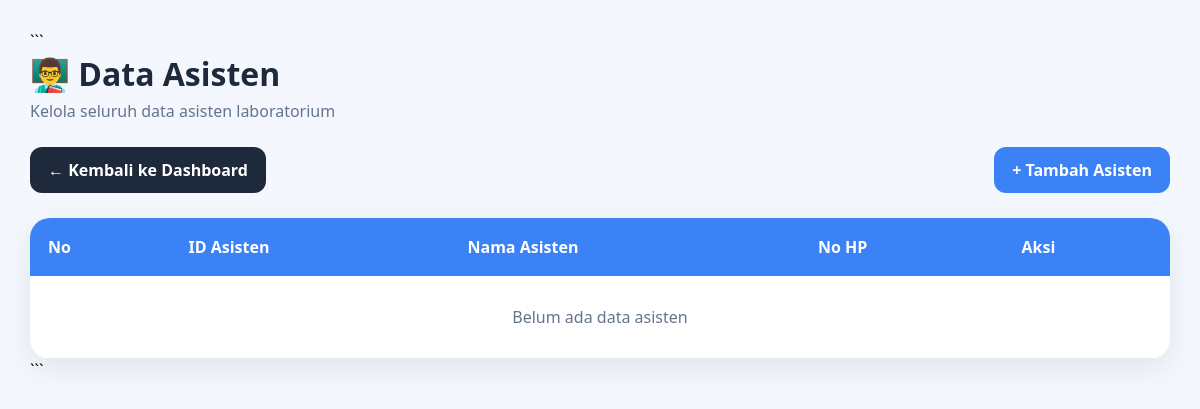
Page /admin/asisten/index.php on the earlier database version.
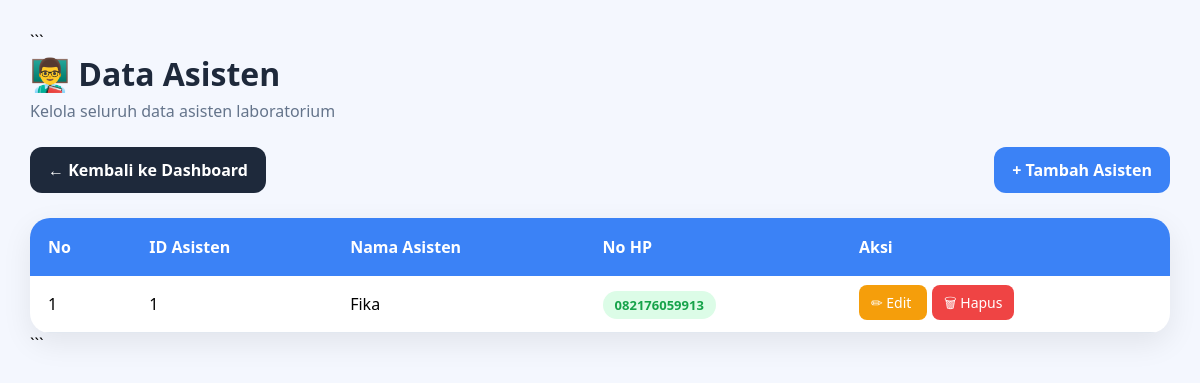
Same page on the later database version.
### tables this page shows
CREATE TABLE `asisten_lab` (
  `id_asisten` int NOT NULL,
  `nama_asisten` varchar(100) DEFAULT NULL,
  `no_hp` varchar(13) DEFAULT NULL,
  `id_user` int DEFAULT NULL
);

### admin/asisten/index.php (the view, shortened to what this page needs)
<?php
include "../../config/koneksi.php";
$data = mysqli_query($conn,"
SELECT *
FROM asisten_lab
ORDER BY id_asisten ASC
");
?>
<!DOCTYPE html>
<html lang="id">
<head>
</head>
<body>
<div class="container">
```
<div class="header">
    <h1>👨‍🏫 Data Asisten</h1>
    <p>Kelola seluruh data asisten laboratorium</p>
</div>
<div class="top-action">
    <a href="../dashboard.php" class="back-dashboard">
        ← Kembali ke Dashboard
    </a>
    <a href="tambah.php" class="add-data">
        + Tambah Asisten
    </a>
</div>
<div class="table-container">
    <table>
        <thead>
            <tr>
                <th>No</th>
                <th>ID Asisten</th>
                <th>Nama Asisten</th>
                <th>No HP</th>
                <th>Aksi</th>
            </tr>
        </thead>
        <tbody>
        <?php
        $no = 1;
        if(mysqli_num_rows($data) > 0){
            while($row = mysqli_fetch_assoc($data)){
        ?>
            <tr>
                <td><?= $no++; ?></td>
                <td><?= $row['id_asisten']; ?></td>
                <td><?= $row['nama_asisten']; ?></td>
                <td>
                    <span class="badge-hp">
                        <?= $row['no_hp']; ?>
                    </span>
                </td>
                <td>
                    <a
                    href="edit.php?id=<?= $row['id_asisten']; ?>"
                    class="btn-edit">
                        ✏ Edit
                    </a>
                    <a
                    href="hapus.php?id=<?= $row['id_asisten']; ?>"
                    class="btn-hapus"
                    onclick="return confirm('Yakin ingin menghapus data ini?')">
                        🗑 Hapus
                    </a>
                </td>
            </tr>
        <?php
            }
        }else{
        ?>
            <tr>
                <td colspan="5" class="no-data">
                    Belum ada data asisten
                </td>
            </tr>
        <?php } ?>
        </tbody>
    </table>
</div>
```
</div>
</body>
</html>

Differences in the rows shown:
added asisten_lab: id_asisten "1", nama_asisten "Fika", no_hp "082176059913"
Other differences:
text no longer shown: "Belum ada data asisten"
